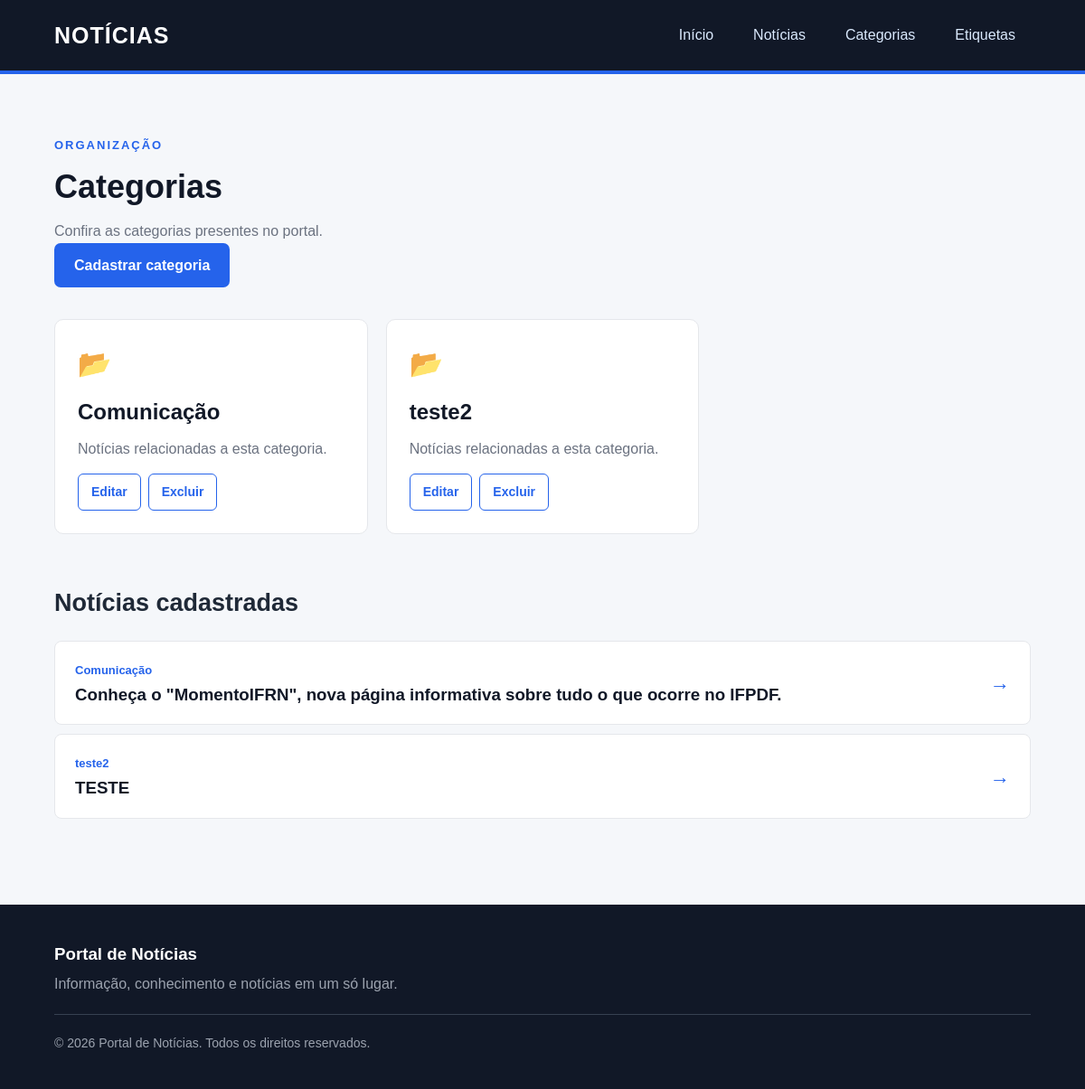
Page /noticias/lista_categorias/ on the committed database.
### noticias/models.py (models this page shows, shortened)
class Categoria(models.Model):
    nome = models.CharField(max_length=100)

class Noticia(models.Model):
    manchete = models.CharField(max_length=200)
    detalhamento = models.TextField()
    categoria = models.ForeignKey(Categoria, on_delete=models.PROTECT, related_name='noticias')
    tags = models.ManyToManyField('Tag', related_name='noticias')

### noticias/views.py (the view)
# urls.py: path('lista_categorias/', views.lista_categorias, name='lista_categorias'),
def lista_categorias(request):
    categorias = Categoria.objects.all()
    noticias = Noticia.objects.all()
    return render(request, 'noticias/lista_categorias.html', {'categorias': categorias, 'noticias': noticias})

### noticias/templates/noticias/lista_categorias.html (shortened to what this page needs)
{% extends 'base.html' %}
{% block content %}
<section class="pagina">
    <div class="titulo-pagina">
        <span>ORGANIZAÇÃO</span>
        <h1>Categorias</h1>
        <p>
            Confira as categorias presentes no portal.
        </p>
        <a href="{% url 'cadastrar_categoria' %}" class="botao-principal">
            Cadastrar categoria
        </a>
    </div>
    <div class="grid-categorias">
        {% for categoria in categorias %}
            <div class="card-categoria">
                <div class="categoria-icone">
                    📂
                </div>
                <h2>
                    {{ categoria.nome }}
                </h2>
                <p>
                    Notícias relacionadas a esta categoria.
                </p>
                <div class="acoes-categoria">
                    <a href="{% url 'editar_categoria' categoria.id %}">
                        Editar
                    </a>
                    <a href="{% url 'excluir_categoria' categoria.id %}">
                        Excluir
                    </a>
                </div>
            </div>
        {% endfor %}
    </div>
    <div class="subtitulo">
        <h2>Notícias cadastradas</h2>
    </div>
    <div class="lista-simples">
        {% for noticia in noticias %}
            <a
                href="{% url 'detalhes_noticia' noticia.id %}"
                class="item-lista"
            >
                <div>
                    <span>
                        {{ noticia.categoria.nome }}
                    </span>
                    <h3>
                        {{ noticia.manchete }}
                    </h3>
                </div>
                <strong>→</strong>
            </a>
        {% empty %}
            <p>Nenhuma notícia cadastrada.</p>
        {% endfor %}
    </div>
</section>
{% endblock %}

### templates/base.html (shortened to what this page needs)
{% load static %}
<!DOCTYPE html>
<html lang="pt-br">
<head>
    <link rel="stylesheet" href="{% static 'css/style.css' %}">
</head>
<body>
    {% include 'fragments/header.html' %}
    <main class="conteudo">
        {% block content %}
        {% endblock %}
    </main>
    {% include 'fragments/footer.html' %}
</body>
</html>

### templates/fragments/header.html
<header class="cabecalho">
    <div class="container cabecalho-conteudo">
        <a href="{% url 'home' %}" class="logo">
            NOTÍCIAS
        </a>
        <nav class="navegacao">
            <a href="{% url 'home' %}" class="botao-nav">
                Início
            </a>
            <a href="{% url 'lista_noticias' %}" class="botao-nav">
                Notícias
            </a>
            <a href="{% url 'lista_categorias' %}" class="botao-nav">
                Categorias
            </a>
            <a href="{% url 'lista_tags' %}" class="botao-nav">
                Etiquetas
            </a>
        </nav>
    </div>
</header>

### templates/fragments/footer.html
<footer class="rodape">
    <div class="container">
        <h3>Portal de Notícias</h3>
        <p>
            Informação, conhecimento e notícias em um só lugar.
        </p>
        <p class="copyright">
            © 2026 Portal de Notícias. Todos os direitos reservados.
        </p>
    </div>
</footer>

### static/css/style.css (style rules this page uses)
* { margin: 0; padding: 0; box-sizing: border-box; }
body { font-family: Arial, Helvetica, sans-serif; background: #f5f7fa; color: #1f2937; line-height: 1.6; }
a { text-decoration: none; color: inherit; }
.container { width: 90%; max-width: 1200px; margin: 0 auto; }
.cabecalho { background: #111827; color: white; border-bottom: 4px solid #2563eb; }
.cabecalho-conteudo { min-height: 78px; display: flex; align-items: center; justify-content: space-between; gap: 30px; }
.logo { font-size: 25px; font-weight: bold; letter-spacing: 1px; }
.navegacao { display: flex; align-items: center; gap: 10px; }
.botao-nav { padding: 10px 17px; border-radius: 6px; color: #dbeafe; transition: 0.2s; }
.conteudo { min-height: calc(100vh - 220px); }
.botao-principal, .botao-secundario { display: inline-block; padding: 12px 22px; border-radius: 7px; font-weight: bold; transition: 0.2s; }
.botao-principal { background: #2563eb; color: white; }
.secao, .pagina { width: 90%; max-width: 1200px; margin: 0 auto; padding: 65px 0; }
.titulo-secao, .titulo-pagina { margin-bottom: 35px; }
.titulo-secao span, .titulo-pagina span { color: #2563eb; font-size: 13px; font-weight: bold; letter-spacing: 2px; }
.titulo-secao h2, .titulo-pagina h1 { color: #111827; font-size: 36px; margin-top: 5px; }
.titulo-secao p, .titulo-pagina p { color: #6b7280; margin-top: 8px; }
.grid-categorias { display: grid; grid-template-columns: repeat(3, 1fr); gap: 20px; }
.card-categoria { background: white; border: 1px solid #e5e7eb; border-radius: 10px; padding: 25px; }
.categoria-icone { font-size: 30px; margin-bottom: 10px; }
.card-categoria h2 { color: #111827; margin-bottom: 8px; }
.card-categoria p { color: #6b7280; }
.acoes-categoria, .acoes-tag { display: flex; align-items: center; flex-wrap: wrap; gap: 8px; margin-top: 15px; }
.acoes-categoria a, .acoes-tag a { display: inline-block; padding: 8px 14px; border: 1px solid #2563eb; border-radius: 6px; color: #2563eb; font-size: 14px; font-weight: bold; text-decoration: none; transition: 0.2s; }
.subtitulo { margin-top: 55px; margin-bottom: 20px; }
.subtitulo h2 { font-size: 27px; }
.lista-simples { display: flex; flex-direction: column; gap: 10px; }
.item-lista { background: white; border: 1px solid #e5e7eb; border-radius: 8px; padding: 18px 22px; display: flex; justify-content: space-between; align-items: center; transition: 0.2s; }
.item-lista span { color: #2563eb; font-size: 13px; font-weight: bold; }
.item-lista h3 { color: #111827; }
.item-lista strong { color: #2563eb; font-size: 22px; }
.rodape { background: #111827; color: white; padding: 40px 0; margin-top: 30px; }
.rodape h3 { margin-bottom: 5px; }
.rodape p { color: #9ca3af; }
.copyright { margin-top: 20px; padding-top: 20px; border-top: 1px solid #374151; font-size: 14px; }

### rows in the picture
Categoria: nome "Comunicação"
Categoria: nome "teste2"
Noticia: categoria.nome "Comunicação", manchete "Conheça o \"MomentoIFRN\", nova página informativa sobre tudo o que ocorre no IFPDF."
Noticia: categoria.nome "teste2", manchete "TESTE"
